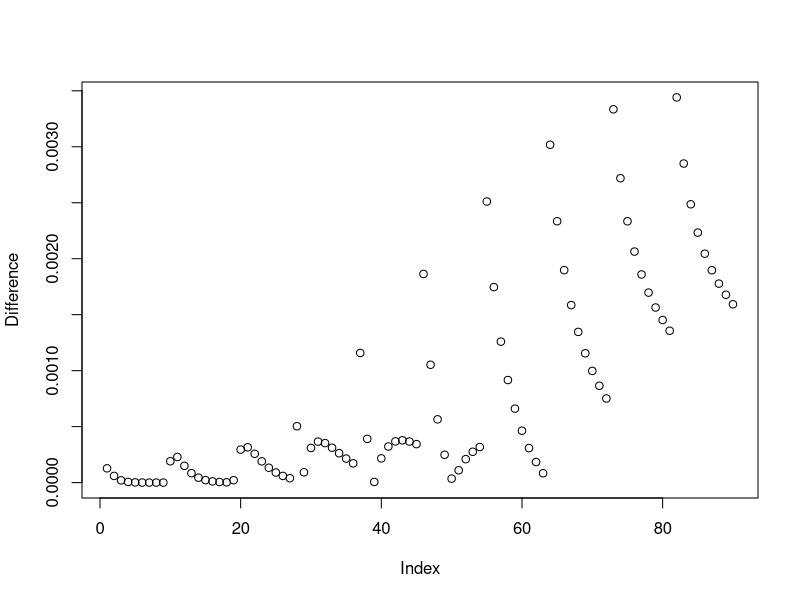
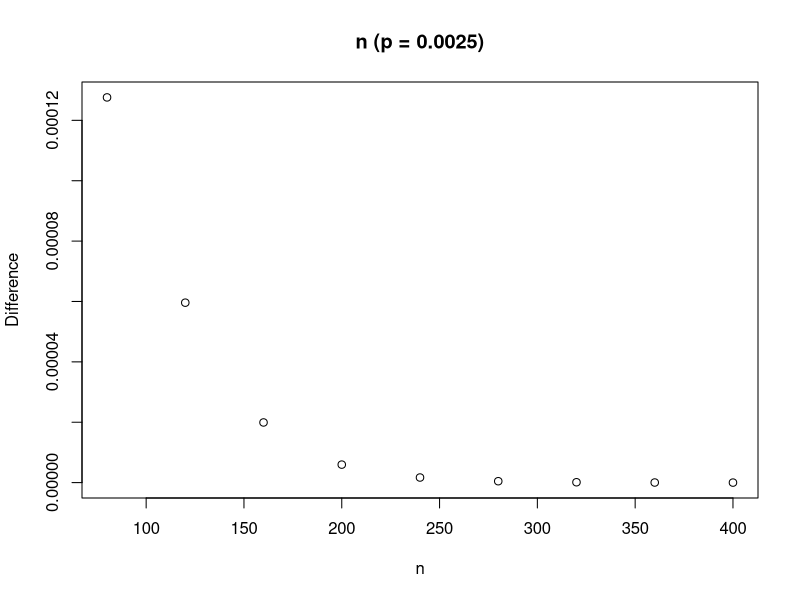
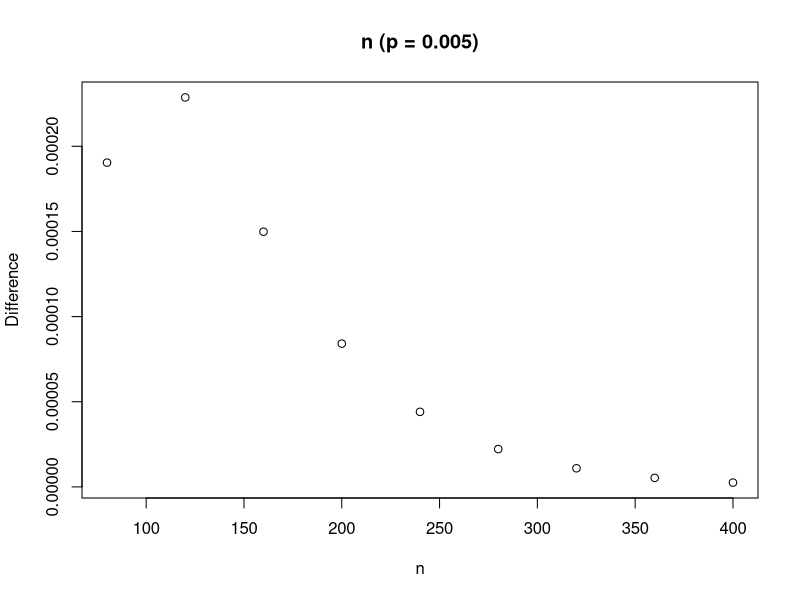
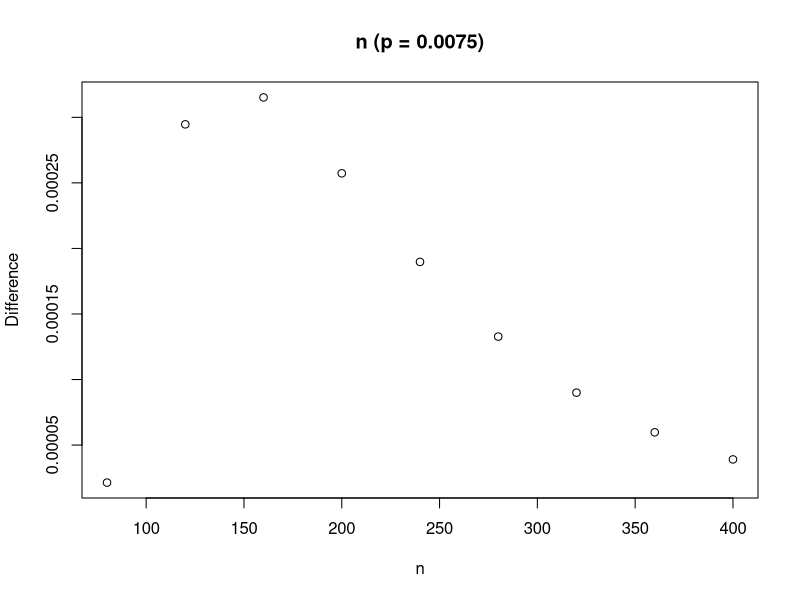
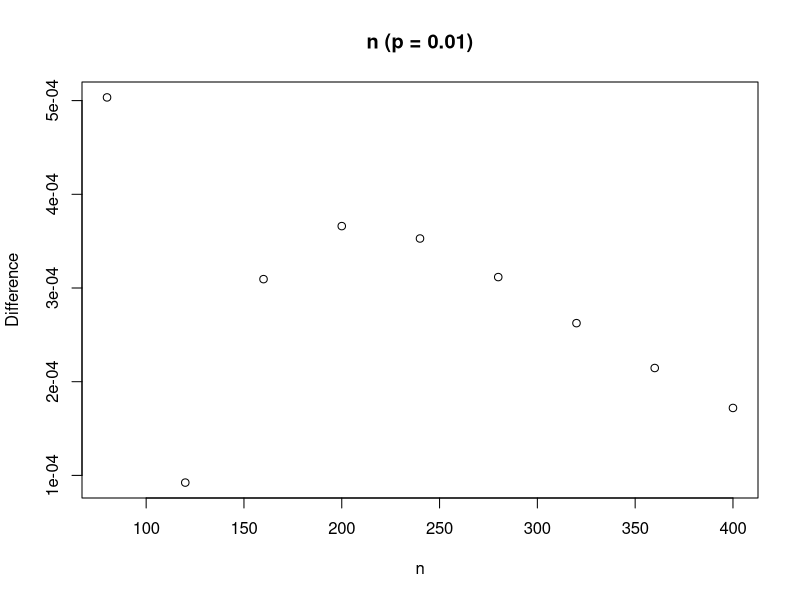
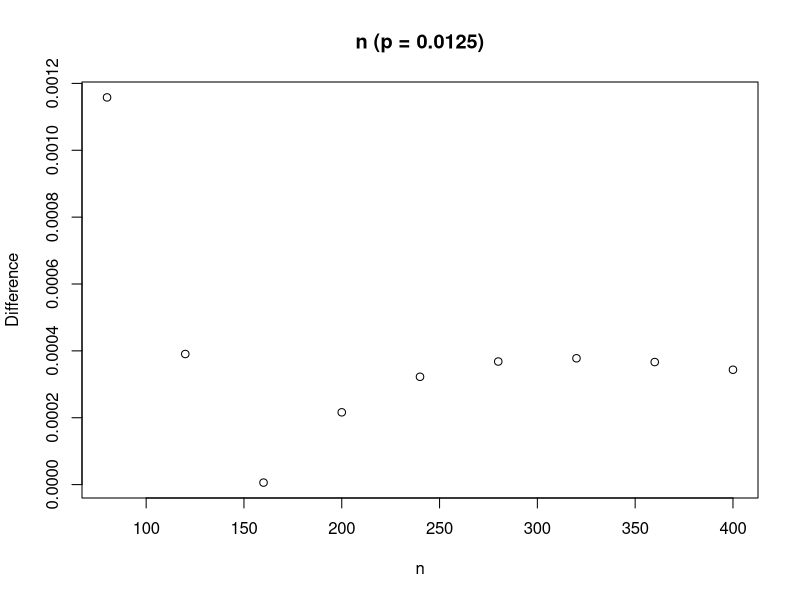
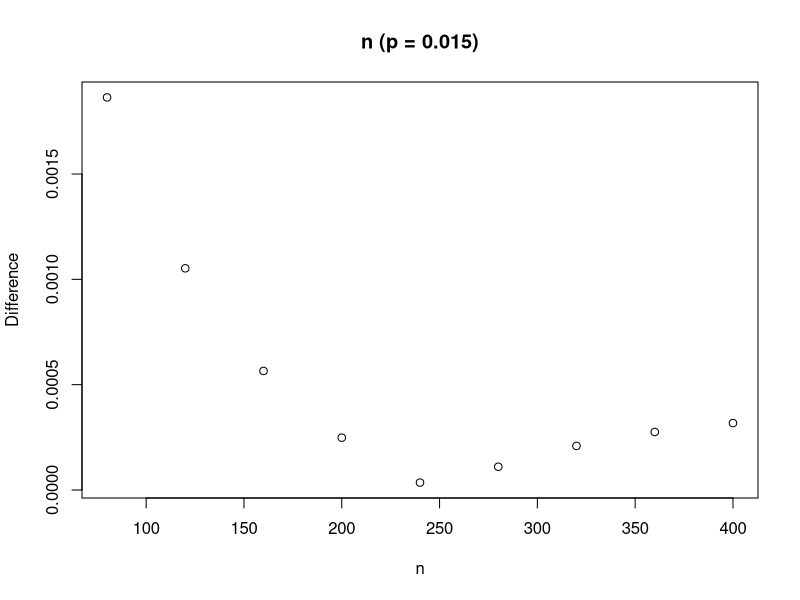
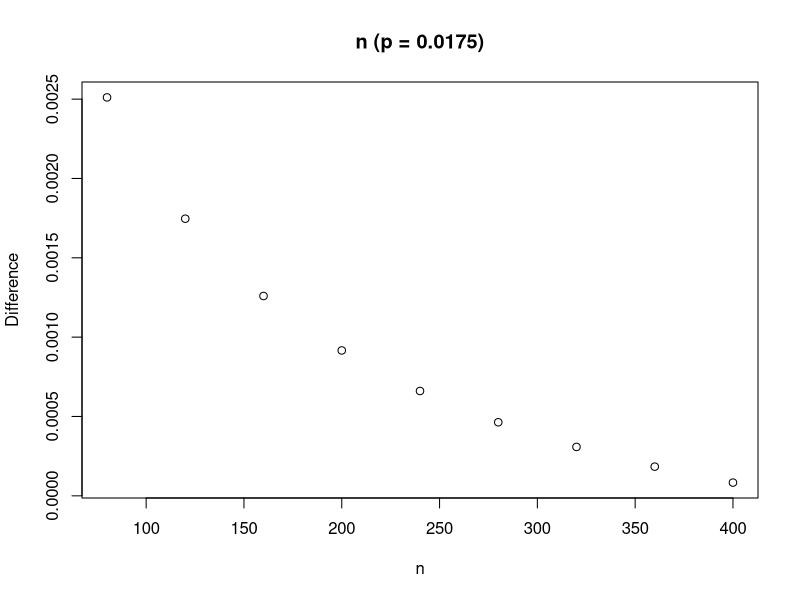

Write the R code that produced these figures, in order.
## ---- chunk 1
knitr::opts_chunk$set(echo = TRUE)
## ---- chunk 2
# Calculate the probability using the binomial PMF. With a sample size 120, 2.5% is equal to three cases.
choose(120,3) * (0.01)^3 * (1 - 0.01)^(120-3)
# Double check with dbinom().
dbinom(x = 3,size = 120,prob = 0.01)
# For the Poisson disribution, lambda = np. Check the probability using dpois().
dpois(x = 3, lambda = (120 * 0.01))
## ---- chunk 3
# Use the hint provided.
n=seq(80,400,by=40)
p=seq(0.0025,.025,by=.0025)
np<-expand.grid(n=n,p=p)
# Add a column to np for each of the exact binomial, the Poisson approximation of the binomial, and the difference between the two.
np$binom <- dbinom(x = (0.025 * np$n),size = np$n,prob = np$p)
np$poisson <- dpois(x = (0.025 * np$n), lambda = (np$n * np$p))
np$diff <- abs(np$binom - np$poisson)
# Plot everything together.
plot(np$diff,ylab = "Difference")
## ---- chunk 4
split <- split(np,np$p)
for (i in 1:length(split)) {
  plot(x = split[[i]][[1]],y = split[[i]][[5]], 
       main = paste("n (p = ",split[[i]][[2]][[1]],")",sep = ""),
       xlab = "n",
       ylab = "Difference")
}
